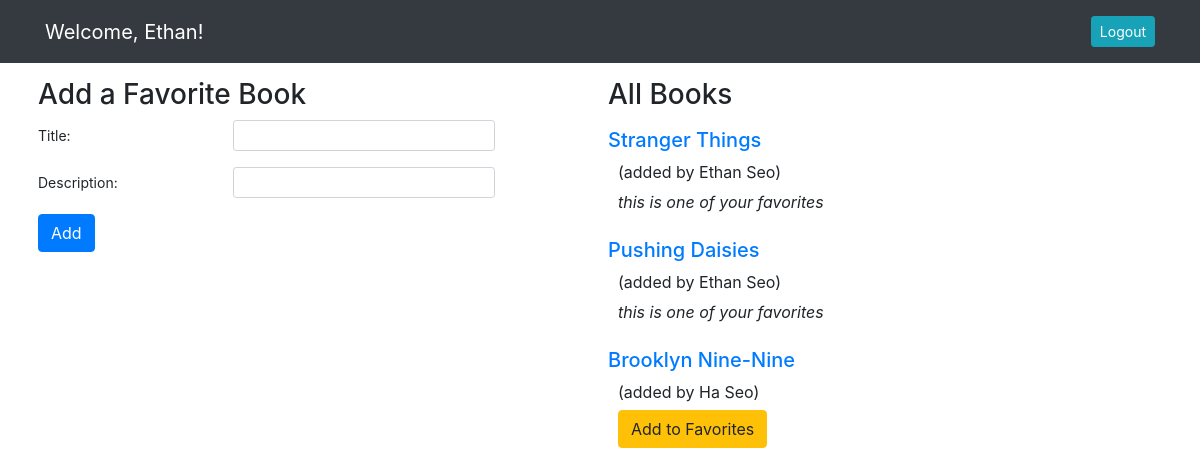
The page /books (signed in) on the database its author committed.
### favoritebooks_app/models.py (models this page shows)
class User(models.Model):
    first_name = models.CharField(max_length=40)
    last_name = models.CharField(max_length=40)
    email = models.CharField(max_length=50)
    password = models.TextField()
    created_at = models.DateTimeField(auto_now_add=True)
    updated_at = models.DateTimeField(auto_now=True)
    objects = UserManager()

class Book(models.Model):
    title = models.CharField(max_length=255)
    description = models.TextField()
    uploaded_by = models.ForeignKey(User, related_name="books_uploaded", on_delete=models.CASCADE)
    users_who_like = models.ManyToManyField(User, related_name="liked_books")
    created_at = models.DateField(auto_now_add=True)
    updated_at = models.DateField(auto_now=True)
    objects = BookManager()

### favoritebooks_app/views.py (the view)
# urls.py: path('books', views.books),
def books(request):
    if 'user_id' not in request.session:
        messages.error(request, "You need to register or log in!")
        return redirect('/')
    context = {
        'user': User.objects.get(id=request.session['user_id']),
        'all_books': Book.objects.all()
    }
    return render(request, 'books.html', context)

### favoritebooks_app/templates/books.html (shortened to what this page needs)
<!DOCTYPE html>
<html lang="en">
<head>
    <link rel="stylesheet" href="https://cdn.jsdelivr.net/npm/bootstrap@4.5.3/dist/css/bootstrap.min.css"
>
    {% load static %}
    <link rel="stylesheet" href="{% static 'style.css' %}">
</head>
<body>
    <nav class="navbar navbar-expand-lg navbar-dark bg-dark">
        <div class="container">
            <a class="navbar-brand" href="#">Welcome, {{user.first_name}}!</a>
            <div class="collapse navbar-collapse" id="navbarText">
                <span class="navbar-text">
                    </a> <a href="/logout" role="button" class="btn btn-sm btn-info ml-2 text-white">Logout</a>
                </span>
            </div>
        </div>
    </nav>
    <div class="container">
        <div class="row">
            <div class="col-6 px-2">
                <h3>Add a Favorite Book</h3>
                <form action="/books/create" method="post">
                    <div class="form-group row">
                        <label for="title" class="col-sm-4 col-form-label col-form-label-sm">Title:</label>
                        <div class="col-sm-6">
                            <input type="text" class="form-control form-control-sm" name="title">
                        </div>
                    </div>
                    <div class="form-group row">
                        <label for="description" class="col-sm-4 col-form-label col-form-label-sm">Description:</label>
                        <div class="col-sm-6">
                            <input type="text" class="form-control form-control-sm" name="description">
                        </div>
                    </div>
                    <button type="submit" class="btn btn-primary">Add</button>
                </form>
            </div>
            <div class="col-6 px-2">
                <h3>All Books</h3>
                {% for book in all_books %}
                <div class="container">
                    <div class="row">
                        <div class="col-11" id="book">
                            <h5><a href="/books/{{book.id}}">{{book.title}}</a></h5>
                        </div>
                    </div>
                </div>
                <div id="book_desc">
                    <p id="book_desc2"> (added by {{book.uploaded_by.first_name}} {{book.uploaded_by.last_name}})</p>
                    {% if user in book.users_who_like.all %}
                    <p id="book_desc3">this is one of your favorites</p>
                    {% else %}
                    <form action="/books/favorite/{{book.id}}" method="POST">
                        <button type="submit" class="btn btn-warning">Add to Favorites</button>
                    </form>
                    {% endif %}
                </div>
                {% endfor %}
            </div>
        </div>
    </div>
</body>
</html>

### favoritebooks_app/static/style.css (style rules this page uses)
#book { padding-top: 8px; padding-left: 0px; }
#book_desc { padding-left: 10px; }
#book_desc2 { margin-bottom: 6px; }
#book_desc3 { font-style: italic; }
h3 { margin-top: 15px; }

### rows shown on the page
User: first_name "Ethan"
Book: title "Stranger Things", uploaded_by.first_name "Ethan", uploaded_by.last_name "Seo", shows "this is one of your favorites"
Book: title "Pushing Daisies", uploaded_by.first_name "Ethan", uploaded_by.last_name "Seo", shows "this is one of your favorites"
Book: title "Brooklyn Nine-Nine", uploaded_by.first_name "Ha", uploaded_by.last_name "Seo"
